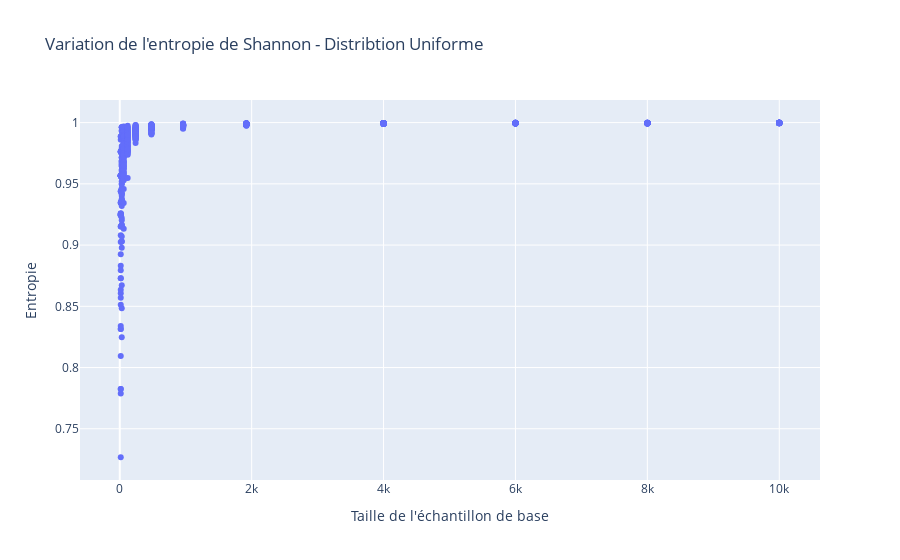
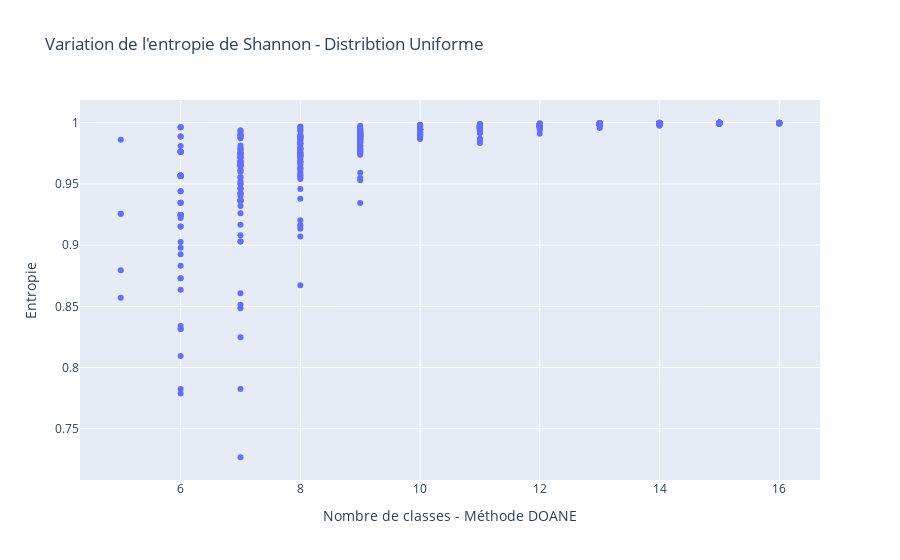
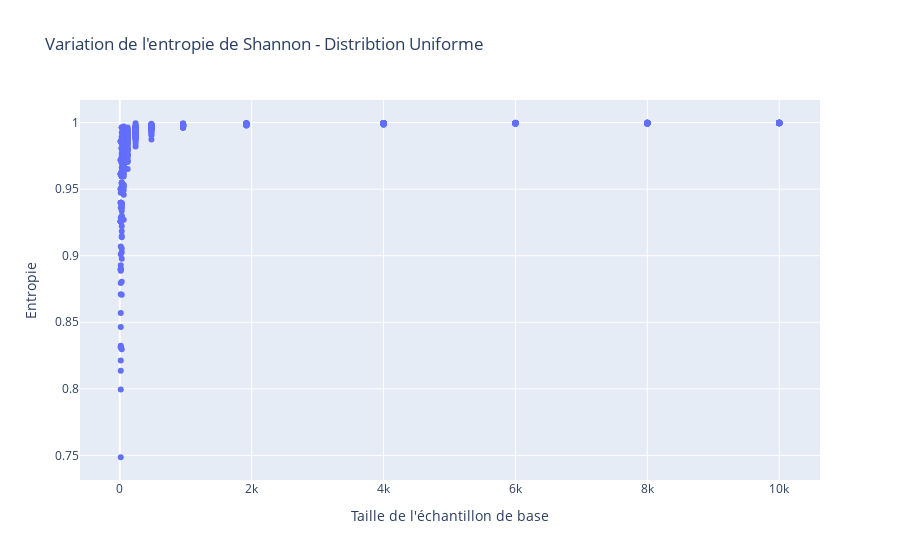
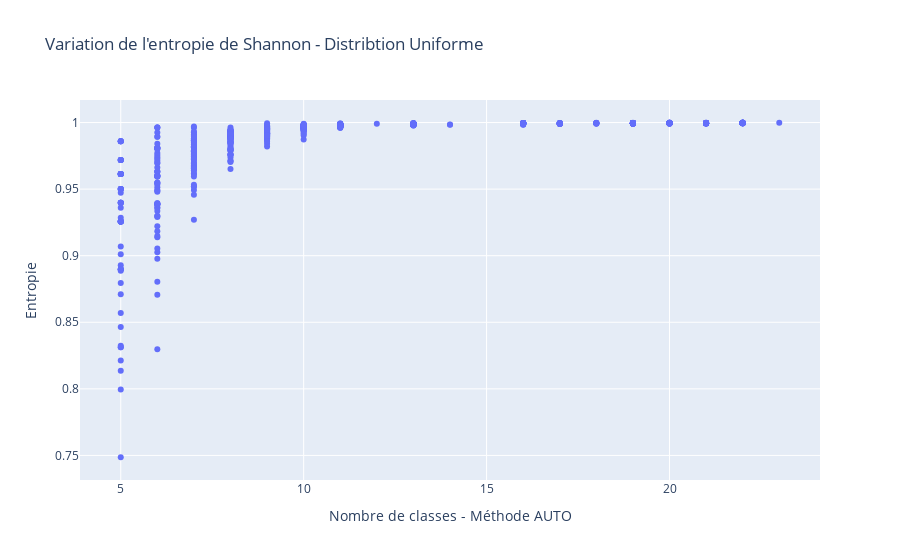

The code cell stored with these charts, in order, in its notebook:
### Markdown cell above
###### UNIFORM

### Code cell
# UNIFORM - ENTROPIE X TAILLE- METHODE DOANE
x = distxp[distxp['dist']=='uni']['taille']
y = distxp[distxp['dist']=='uni']['e_doane']
fig = go.Figure(data=[go.Scatter(x=x, y=y, mode='markers')])
fig.update_layout(title="Variation de l'entropie de Shannon - Distribtion Uniforme",
                  xaxis_title= "Taille de l'échantillon de base",
                  yaxis_title= "Entropie")
fig.show()


# UNIFORM - ENTROPIE X NOMBRE DE CLASSES- METHODE DOANE
x = distxp[distxp['dist']=='uni']['bins_doane']
y = distxp[distxp['dist']=='uni']['e_doane']
fig = go.Figure(data=[go.Scatter(x=x, y=y, mode='markers')])
fig.update_layout(title="Variation de l'entropie de Shannon - Distribtion Uniforme",
                  xaxis_title= "Nombre de classes - Méthode DOANE",
                  yaxis_title= "Entropie")
fig.show()

# UNIFORM - ENTROPIE X TAILLE- METHODE AUTO
x = distxp[distxp['dist']=='uni']['taille']
y = distxp[distxp['dist']=='uni']['e_auto']
fig = go.Figure(data=[go.Scatter(x=x, y=y, mode='markers')])
fig.update_layout(title="Variation de l'entropie de Shannon - Distribtion Uniforme",
                  xaxis_title= "Taille de l'échantillon de base",
                  yaxis_title= "Entropie")
fig.show()

# UNIFORM - ENTROPIE X NOMBRE DE CLASSES- METHODE AUTO
x = distxp[distxp['dist']=='uni']['bins_auto']
y = distxp[distxp['dist']=='uni']['e_auto']
fig = go.Figure(data=[go.Scatter(x=x, y=y, mode='markers')])
fig.update_layout(title="Variation de l'entropie de Shannon - Distribtion Uniforme",
                  xaxis_title= "Nombre de classes - Méthode AUTO",
                  yaxis_title= "Entropie")
fig.show()

# UNIFORM - ENTROPIE X TAILLE- METHODE SQRT
x = distxp[distxp['dist']=='uni']['taille']
y = distxp[distxp['dist']=='uni']['e_sqrt']
fig = go.Figure(data=[go.Scatter(x=x, y=y, mode='markers')])
fig.update_layout(title="Variation de l'entropie de Shannon - Distribtion Uniforme",
                  xaxis_title= "Taille de l'échantillon de base",
                  yaxis_title= "Entropie")
fig.show()


# UNIFORM - ENTROPIE X NOMBRE DE CLASSES- METHODE SQRT
x = distxp[distxp['dist']=='uni']['bins_sqrt']
y = distxp[distxp['dist']=='uni']['e_sqrt']
fig = go.Figure(data=[go.Scatter(x=x, y=y, mode='markers')])
fig.update_layout(title="Variation de l'entropie de Shannon - Distribtion Uniforme",
                  xaxis_title= "Nombre de classes - Méthode SQRT",
                  yaxis_title= "Entropie")
fig.show()

### Figure 1 — Plotly figure (JSON) as saved in the notebook; plotly's stock layout.template omitted (floating-point values rounded to 4 significant figures; data arrays with more than 128 entries replaced by an {"elided": "..."} marker saying what was removed)
{"data": [{"mode": "markers", "type": "scatter", "x": {"elided": "720 int values"}, "y": {"elided": "720 float values"}}], "layout": {"title": {"text": "Variation de l'entropie de Shannon - Distribtion Uniforme"}, "xaxis": {"title": {"text": "Taille de l'échantillon de base"}}, "yaxis": {"title": {"text": "Entropie"}}}}

### Figure 2 — Plotly figure (JSON) as saved in the notebook; plotly's stock layout.template omitted (floating-point values rounded to 4 significant figures; data arrays with more than 128 entries replaced by an {"elided": "..."} marker saying what was removed)
{"data": [{"mode": "markers", "type": "scatter", "x": {"elided": "720 int values"}, "y": {"elided": "720 float values"}}], "layout": {"title": {"text": "Variation de l'entropie de Shannon - Distribtion Uniforme"}, "xaxis": {"title": {"text": "Nombre de classes - Méthode DOANE"}}, "yaxis": {"title": {"text": "Entropie"}}}}

### Figure 3 — Plotly figure (JSON) as saved in the notebook; plotly's stock layout.template omitted (floating-point values rounded to 4 significant figures; data arrays with more than 128 entries replaced by an {"elided": "..."} marker saying what was removed)
{"data": [{"mode": "markers", "type": "scatter", "x": {"elided": "720 int values"}, "y": {"elided": "720 float values"}}], "layout": {"title": {"text": "Variation de l'entropie de Shannon - Distribtion Uniforme"}, "xaxis": {"title": {"text": "Taille de l'échantillon de base"}}, "yaxis": {"title": {"text": "Entropie"}}}}

### Figure 4 — Plotly figure (JSON) as saved in the notebook; plotly's stock layout.template omitted (floating-point values rounded to 4 significant figures; data arrays with more than 128 entries replaced by an {"elided": "..."} marker saying what was removed)
{"data": [{"mode": "markers", "type": "scatter", "x": {"elided": "720 int values"}, "y": {"elided": "720 float values"}}], "layout": {"title": {"text": "Variation de l'entropie de Shannon - Distribtion Uniforme"}, "xaxis": {"title": {"text": "Nombre de classes - Méthode AUTO"}}, "yaxis": {"title": {"text": "Entropie"}}}}
